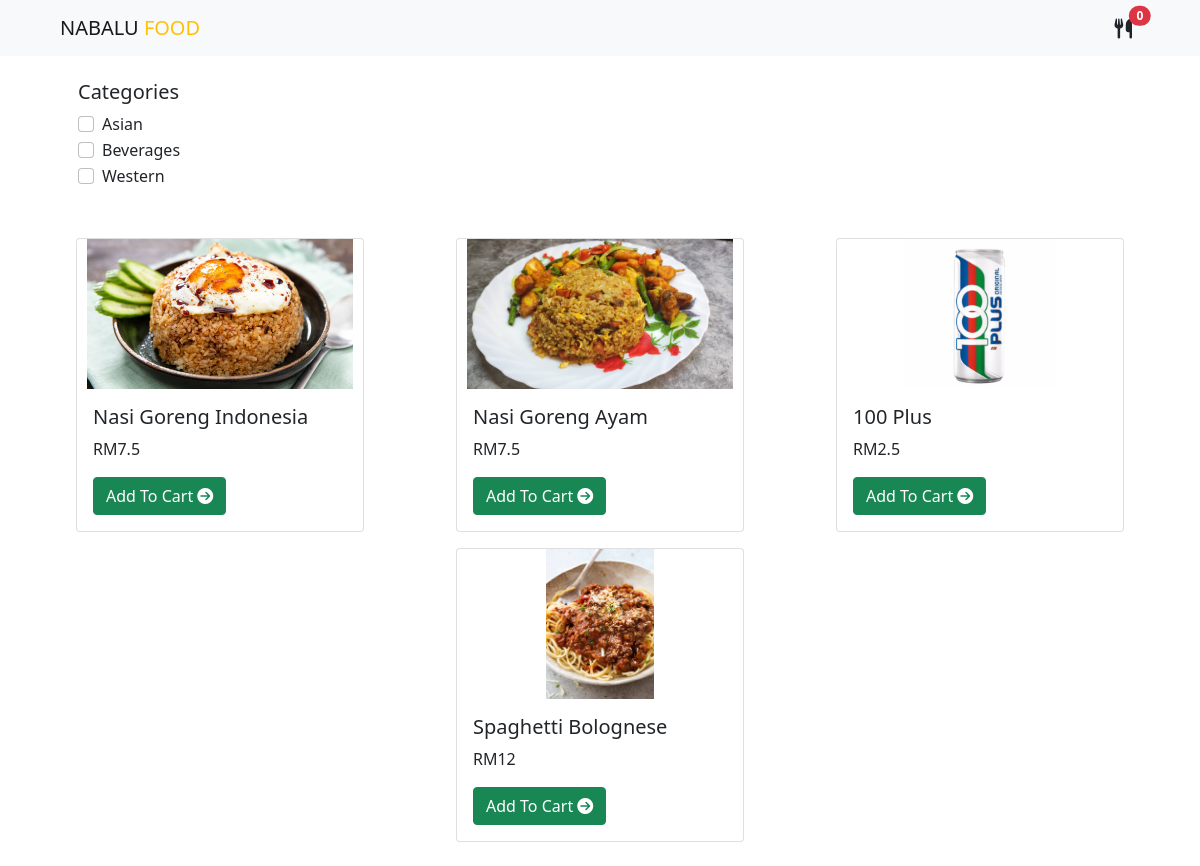
The page / on the database its author committed.
### tables this page shows
CREATE TABLE `category` (
  `No` int(10) UNSIGNED NOT NULL,
  `Category` varchar(255) NOT NULL
);

CREATE TABLE `food` (
  `No` int(10) UNSIGNED NOT NULL,
  `food_Code` varchar(255) NOT NULL,
  `food_Name` varchar(255) NOT NULL,
  `food_Price` double NOT NULL,
  `food_Category` varchar(255) NOT NULL,
  `Image` varchar(255) NOT NULL
);

### php/table.php (called while the page is built, shortened)
<?php
require_once "./db.php";
$categoryQuery = "SELECT * FROM category ORDER BY NO ASC";
$ctQuery = mysqli_query($conn, $categoryQuery);
$foodQuery = "SELECT * FROM food ORDER BY NO ASC";
$fdQuery = mysqli_query($conn, $foodQuery);
?>

### index.php (the view, shortened to what this page needs)
<?php
require_once "db.php";
require_once "php/table.php";
?>
<!DOCTYPE html>
<html lang="en">
<head>
    <link rel="stylesheet" href="style.css">
    <link rel="stylesheet" href="bootstrap/css/bootstrap.min.css">
</head>
<body>
<header class="header">
<nav class="navbar navbar-expand-lg navbar-light bg-light">
  <div class="container-fluid">
    <a class="navbar-brand ps-5" href="#">NABALU <span class ="text-warning">FOOD</span></a>
    <ul class="navbar-nav ml-auto mb-2 mb-lg-0">
        <li class="nav-item pe-5">
          <a class="nav-link text-dark position-relative" href="#">
              <i class="fas fa-utensils fa-lg"></i>
              <span class="position-absolute top-1 start-100 translate-middle badge rounded-pill bg-danger">0</span>
            </a>
        </li>
    </ul>
  </div>
</nav>
</header>
<div class="container pt-4 px-md-5 px-sm-4 px-5">
<h5>Categories</h5>
<?php
while($rows=mysqli_fetch_assoc($ctQuery))
{
?>
<div class="form-check">
  <input class="form-check-input" type="checkbox" value="" id="flexCheckDefault">
  <label class="form-check-label" for="flexCheckDefault">
    <?php echo $rows['Category'];?>
  </label>
</div>
<?php
}
?>
</div>
<div class="container">
    <div class="row pt-5 pb-2">
    <?php
    while($rows=mysqli_fetch_assoc($fdQuery))
    {
    ?>
        <div class="col-sm d-flex justify-content-center pb-3">
            <div class="card" style="width: 18rem;">
                <img src="<?php echo $rows['Image'];?>" class="card-img-top" alt="" style="height: 150px;object-fit: contain;" >
                <div class="card-body">
                <h5 class="card-title"><?php echo $rows['food_Name'];?></h5>
                <p class="card-text">RM<?php echo $rows['food_Price'];?></p>
                <a href="#" class="btn btn-success">Add To Cart <i class="fas fa-arrow-circle-right"></i></a>
                </div>
            </div>
        </div>
    <?php
    }
    ?>
    </div>
</div>
</body>
</html>

### rows shown on the page
category: Category "Asian"
category: Category "Beverages"
category: Category "Western"
food: Image (picture), food_Name "Nasi Goreng Indonesia", food_Price "7.5"
food: Image (picture), food_Name "Nasi Goreng Ayam", food_Price "7.5"
food: Image (picture), food_Name "100 Plus", food_Price "2.5"
food: Image (picture), food_Name "Spaghetti Bolognese", food_Price "12"
